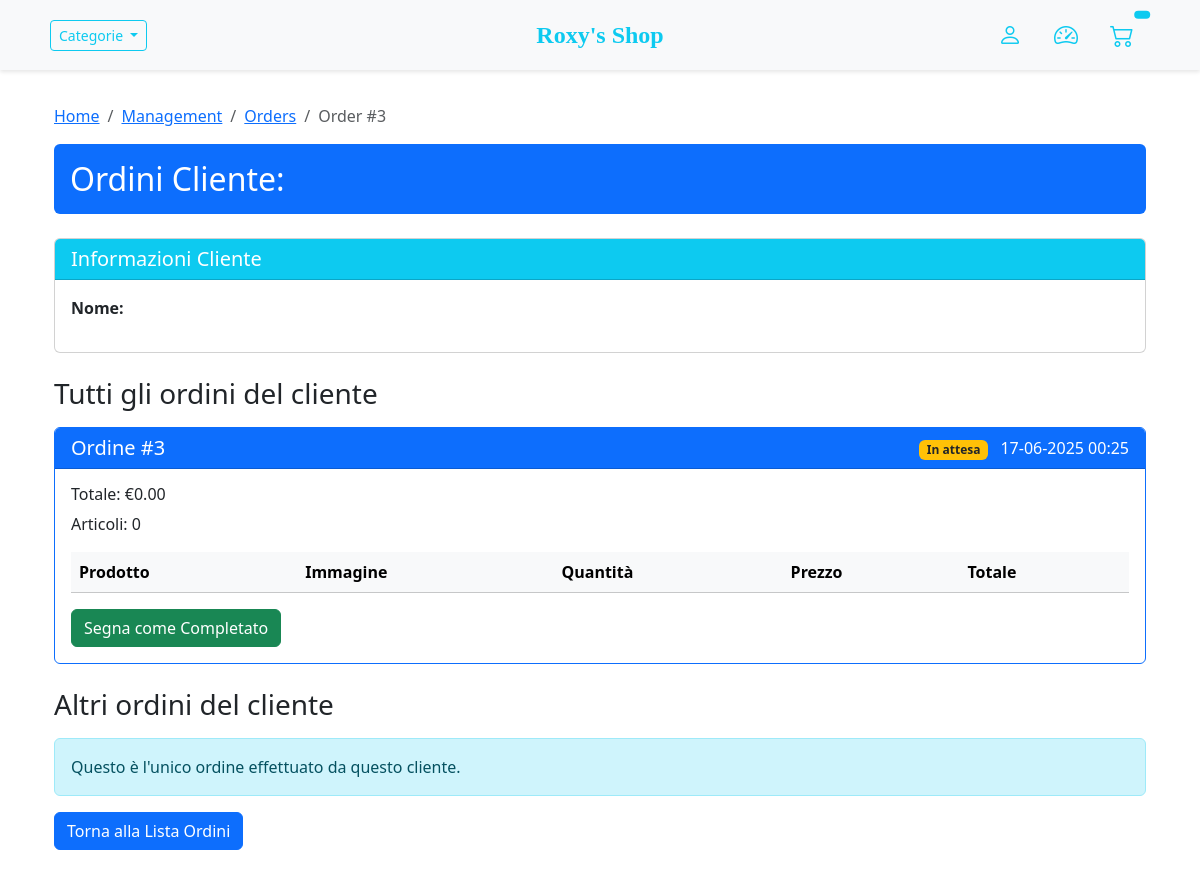
/management/orders/3/ (signed in), run on the app's committed database.
### store/models.py (models this page shows, shortened)
class Order(models.Model):
	customer = models.ForeignKey(Customer, on_delete=models.SET_NULL, null=True, blank=True)
	date_ordered = models.DateTimeField(auto_now_add=True)
	complete = models.BooleanField(default=False)
	transaction_id = models.CharField(max_length=100, null=True)
	@property
	def get_cart_total(self):
		orderitems = self.orderitem_set.all()
		total = sum([item.get_total for item in orderitems])
		return total
	@property
	def get_cart_items(self):
		orderitems = self.orderitem_set.all()
		total = sum([item.quantity for item in orderitems])
		return total

### management/views.py (the view)
# urls.py: path('orders/<int:order_id>/', views.order_detail, name='order_detail'),
@login_required
@user_passes_test(is_manager)
def order_detail(request, order_id):
    order = get_object_or_404(Order, id=order_id)
    customer = order.customer
    other_orders = Order.objects.filter(
        customer=customer,
        complete=True  # Aggiungi questo per mostrare solo ordini completati
    ).exclude(id=order_id).order_by('-date_ordered')
    print(f"Altri ordini trovati: {other_orders.count()}")
    context = {
        'order': order,
        'other_orders': other_orders,
        'customer': customer
    }
    return render(request, 'management/order_detail.html', context)

### management/views.py (called while the page is built)
def is_manager(user):
    return user.groups.filter(name='Store Managers').exists() or user.is_superuser

### management/templates/management/order_detail.html (shortened to what this page needs)
{% extends 'store/main.html' %} {% block content %}
<div class="container mt-4">
  <nav aria-label="breadcrumb">
    <ol class="breadcrumb">
      <li class="breadcrumb-item"><a href="{% url 'store' %}">Home</a></li>
      <li class="breadcrumb-item">
        <a href="{% url 'management:dashboard' %}">Management</a>
      </li>
      <li class="breadcrumb-item">
        <a href="{% url 'management:order_list' %}">Orders</a>
      </li>
      <li class="breadcrumb-item active">Order #{{ order.id }}</li>
    </ol>
  </nav>
  <div class="bg-primary text-white p-3 mb-4 rounded">
    <h2 class="m-0">Ordini Cliente: {{ order.customer.name }}</h2>
  </div>
  <div class="card mb-4">
    <div class="card-header bg-info text-white">
      <h5 class="m-0">Informazioni Cliente</h5>
    </div>
    <div class="card-body">
      <p><strong>Nome:</strong> {{ order.customer.name }}</p>
    </div>
  </div>
  <h3 class="mb-3">Tutti gli ordini del cliente</h3>
  <div class="card mb-4 border-primary">
    <div
      class="card-header bg-primary text-white d-flex justify-content-between align-items-center"
    >
      <h5 class="m-0">Ordine #{{ order.id }}</h5>
      <div>
        <span
          class="badge {% if order.complete %}bg-success{% else %}bg-warning text-dark{% endif %}"
        >
          {% if order.complete %}Completato{% else %}In attesa{% endif %}
        </span>
        <span class="ms-2">{{ order.date_ordered|date:"d-m-Y H:i" }}</span>
      </div>
    </div>
    <div class="card-body">
      <h6>Totale: €{{ order.get_cart_total|floatformat:2 }}</h6>
      <p>Articoli: {{ order.get_cart_items }}</p>
      <table class="table">
        <thead class="table-light">
          <tr>
            <th>Prodotto</th>
            <th>Immagine</th>
            <th>Quantità</th>
            <th>Prezzo</th>
            <th>Totale</th>
          </tr>
        </thead>
      </table>
      {% if not order.complete %}
      <form
        method="post"
        action="{% url 'management:mark_order_complete' order.id %}"
        class="mt-3"
      >
        <button type="submit" class="btn btn-success">
          Segna come Completato
        </button>
      </form>
      {% endif %}
    </div>
  </div>
  <h3 class="mb-3">Altri ordini del cliente</h3>
  {% if other_orders %} {% for other_order in other_orders %}
  <div class="card mb-4">
    <div
      class="card-header bg-secondary text-white d-flex justify-content-between align-items-center"
    >
      <h5 class="m-0">Ordine #{{ other_order.id }}</h5>
      <div>
        <span
          class="badge {% if other_order.complete %}bg-success{% else %}bg-warning text-dark{% endif %}"
        >
          {% if other_order.complete %}Completato{% else %}In attesa{% endif %}
        </span>
        <span class="ms-2"
          >{{ other_order.date_ordered|date:"d-m-Y H:i" }}</span
        >
      </div>
    </div>
    <div class="card-body">
      <h6>Totale: €{{ other_order.get_cart_total|floatformat:2 }}</h6>
      <p>Articoli: {{ other_order.get_cart_items }}</p>
      <table class="table">
        <thead class="table-light">
          <tr>
            <th>Prodotto</th>
            <th>Immagine</th>
            <th>Quantità</th>
            <th>Prezzo</th>
            <th>Totale</th>
          </tr>
        </thead>
        <tbody>
          {% for item in other_order.orderitem_set.all %}
          <tr>
            <td>{{ item.product.name }}</td>
            <td>
              <img
                src="{{ item.product.imageURL }}"
                width="50"
                height="50"
                class="img-thumbnail"
              />
            </td>
            <td>{{ item.quantity }}</td>
            <td>€{{ item.product.price|floatformat:2 }}</td>
            <td>€{{ item.get_total|floatformat:2 }}</td>
          </tr>
          {% endfor %}
        </tbody>
      </table>
      {% if not other_order.complete %}
      <form
        method="post"
        action="{% url 'management:mark_order_complete' other_order.id %}"
        class="mt-3"
      >
        {% csrf_token %}
        <button type="submit" class="btn btn-success">
          Segna come Completato
        </button>
      </form>
      {% endif %}
    </div>
  </div>
  {% endfor %} {% else %}
  <div class="alert alert-info">
    Questo è l'unico ordine effettuato da questo cliente.
  </div>
  {% endif %}
  <div class="mb-4">
    <a href="{% url 'management:order_list' %}" class="btn btn-primary"
      >Torna alla Lista Ordini</a
    >
  </div>
</div>
{% endblock %}

### store/static/css/main.css (style rules this page uses)
body { background-color: hsl(0, 0%, 100%); padding-top: 56px; }

### data on the page
Order: id "3", date_ordered "17-06-2025 00:25", get_cart_total "0.00", get_cart_items "0"
